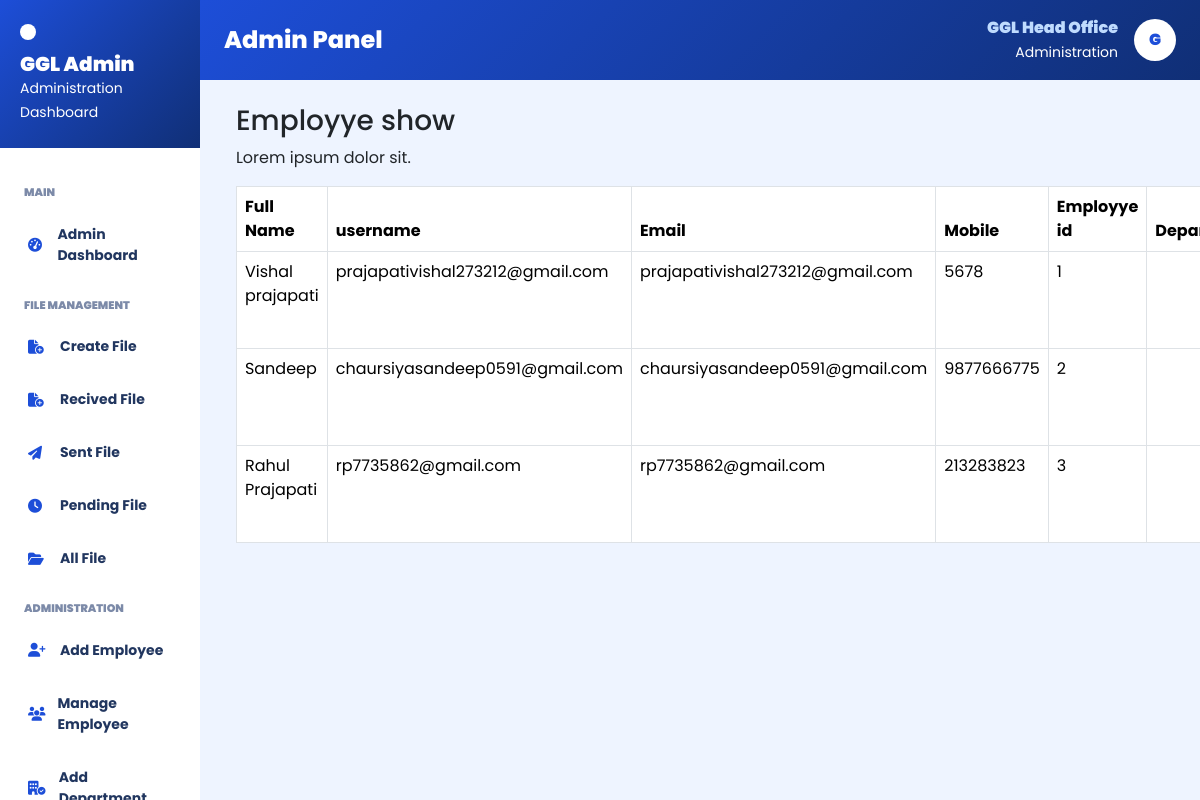
Page /empshow (signed in) on the committed database.
### myapp/models.py (models this page shows)
class Empadd(models.Model):
    name=models.CharField(max_length=225)
    username=models.CharField(max_length=225)
    email=models.EmailField(max_length=225)
    mobile=models.IntegerField()
    emp_id=models.IntegerField(primary_key=True,auto_created=True)
    department=models.CharField(max_length=225)
    designation=models.CharField(max_length=225)
    role=models.CharField(max_length=200)
    status=models.CharField(max_length=20)
    password=models.CharField(max_length=16)
    photo=models.ImageField(upload_to="profile")
    address=models.CharField(max_length=500)

### myapp/views.py (the view)
# urls.py: path('empshow',empshow,name='empshow'),
def empshow(request):
    if 'adminid' not in request.session:
        return redirect('adminlogin')
    ab=Empadd.objects.all()
    return render(request,'admin/empshow.html',{'ab':ab})

### myapp/templates/admin/empshow.html (shortened to what this page needs)
{% extends 'admin/adminlayout.html' %}
{% block admin %}
<div>
    <div class="container">
        <div class="row">
            <div class="col-sm-12">
                <h3>Employye show</h3>
                <p>Lorem ipsum dolor sit.</p>
            </div>
        </div>
<div class="row">
    <div class="col-sm-12">
        <table class="table table-bordered">
            <thead>
                <tr>
                    <th>Full Name</th>
                    <th>username</th>
                    <th>Email</th>
                    <th>Mobile</th>
                    <th>Employye id</th>
                    <th>Department</th>
                </tr>
            </thead>
            <tbody>
                {% for i in ab %}
                <tr>
                    <td>{{i.name}}</td>
                    <td>{{i.username}}</td>
                    <td>{{i.email}}</td>
                    <td>{{i.mobile}}</td>
                    <td>{{i.emp_id}}</td>
                    <td>{{i.department}}</td>
                </tr>
                {% endfor %}
            </tbody>
        </table>
    </div>
</div>
    </div>
</div>
{% endblock %}

### myapp/templates/admin/adminlayout.html (style rules this page uses)
* { margin: 0; box-sizing: border-box; font-family: 'Poppins', sans-serif; }
body { background: #eef4ff; overflow: hidden; }

### rows in the picture
Empadd: name "Vishal prajapati", username "prajapativishal273212@gmail.com", email "prajapativishal273212@gmail.com", mobile "5678", emp_id "1"
Empadd: name "Sandeep", username "chaursiyasandeep0591@gmail.com", email "chaursiyasandeep0591@gmail.com", mobile "9877666775", emp_id "2"
Empadd: name "Rahul Prajapati", username "rp7735862@gmail.com", email "rp7735862@gmail.com", mobile "213283823", emp_id "3"
